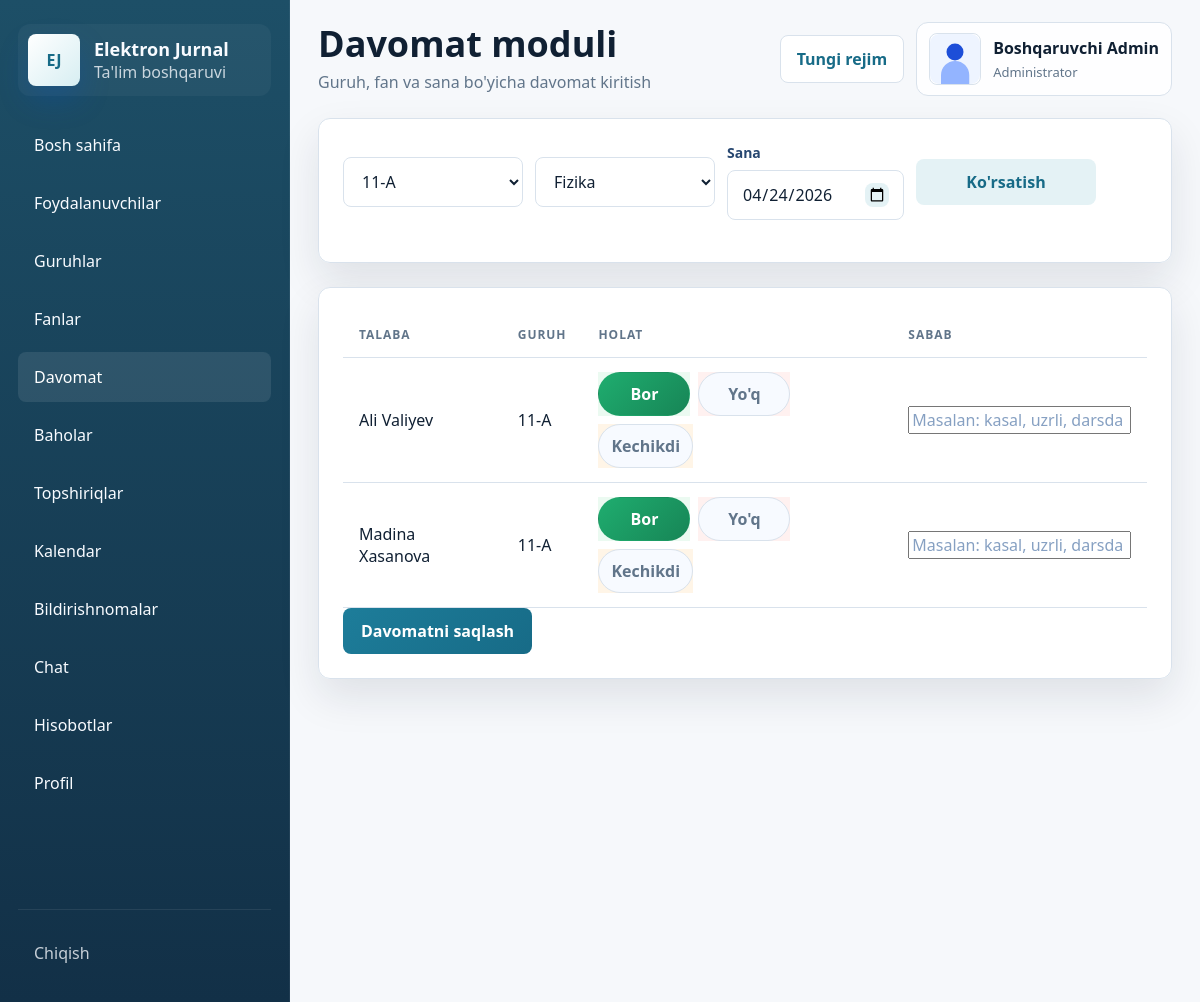
/attendance (signed in), run on an earlier commit of the app's database.
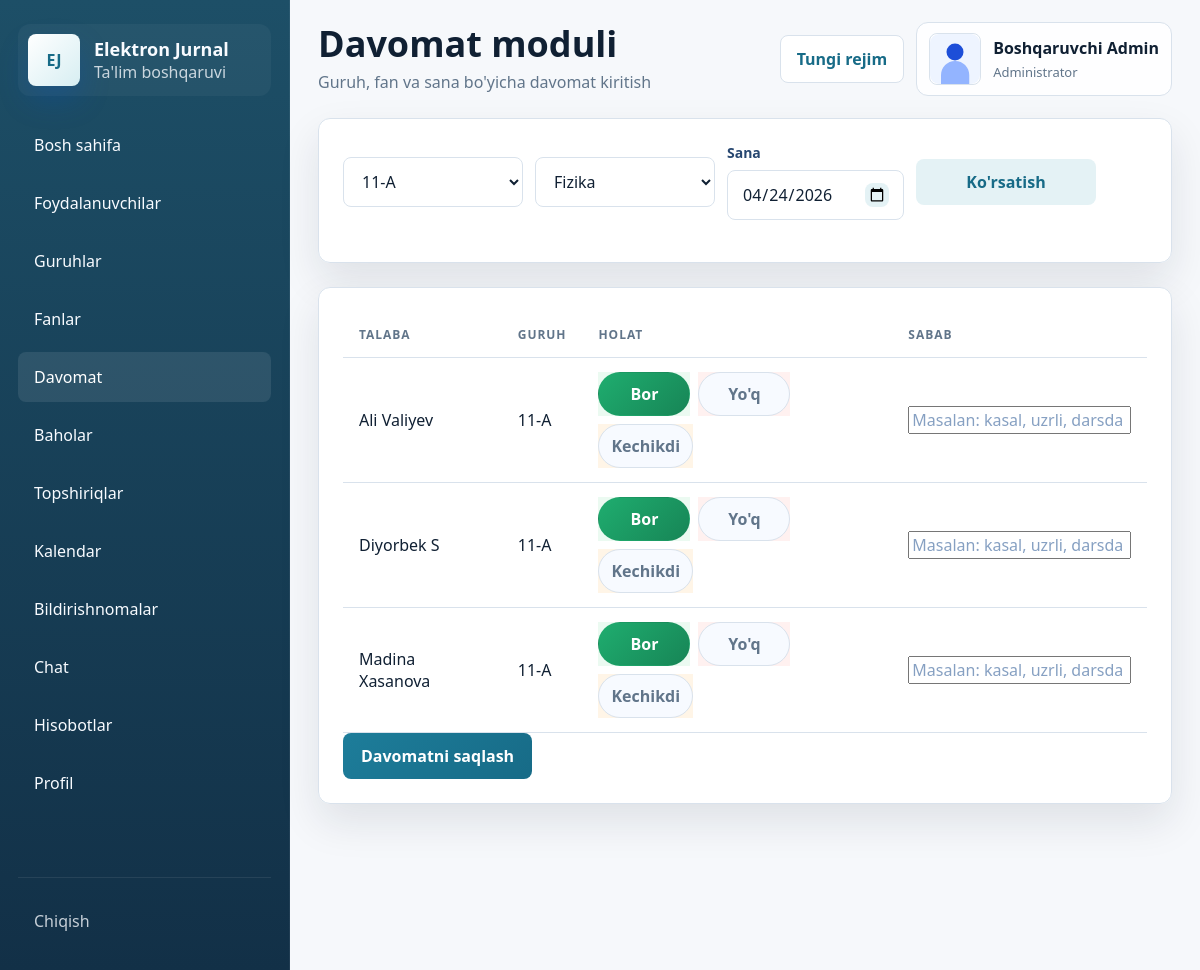
And on a later commit of the database.
### models.py (models this page shows, shortened)
class TimestampMixin:
    created_at = db.Column(db.DateTime, default=datetime.utcnow, nullable=False)

class User(UserMixin, TimestampMixin, db.Model):
    __tablename__ = "users"
    id = db.Column(db.Integer, primary_key=True)
    full_name = db.Column(db.String(150), nullable=False)
    username = db.Column(db.String(80), unique=True, nullable=False, index=True)
    password_hash = db.Column(db.String(255), nullable=False)
    role = db.Column(db.String(20), nullable=False, index=True)
    phone = db.Column(db.String(30))
    email = db.Column(db.String(120))
    image_path = db.Column(db.String(255))
    is_active = db.Column(db.Boolean, default=True, nullable=False)
    can_change_credentials = db.Column(db.Boolean, default=True, nullable=False)
    taught_subjects = db.relationship("Subject", back_populates="teacher", lazy="dynamic")
    student_group = db.relationship("StudentGroup", back_populates="student", uselist=False, cascade="all, delete-orphan")
    attendance_records = db.relationship("Attendance", back_populates="student", lazy="dynamic", foreign_keys="Attendance.student_id")
    grade_records = db.relationship("Grade", back_populates="student", lazy="dynamic", foreign_keys="Grade.student_id")
    grades_given = db.relationship("Grade", back_populates="teacher", lazy="dynamic", foreign_keys="Grade.teacher_id")
    assignments_created = db.relationship("Assignment", back_populates="teacher", lazy="dynamic", foreign_keys="Assignment.teacher_id")
    activities = db.relationship("ActivityLog", back_populates="user", lazy="dynamic")
    notifications = db.relationship("Notification", back_populates="user", lazy="dynamic", cascade="all, delete-orphan")
    chat_messages = db.relationship(
        "ChatMessage",
        back_populates="sender",
        lazy="dynamic",
        cascade="all, delete-orphan",
        foreign_keys="ChatMessage.sender_id",
    )
    assignment_submissions = db.relationship("AssignmentSubmission", back_populates="student", lazy="dynamic", cascade="all, delete-orphan")
    @property
    def group(self):
        return self.student_group.group if self.student_group else None

class Group(TimestampMixin, db.Model):
    __tablename__ = "groups"
    id = db.Column(db.Integer, primary_key=True)
    name = db.Column(db.String(80), unique=True, nullable=False)
    student_links = db.relationship("StudentGroup", back_populates="group", cascade="all, delete-orphan")
    subject_links = db.relationship("SubjectGroup", back_populates="group", cascade="all, delete-orphan")
    attendance_records = db.relationship("Attendance", back_populates="group", lazy="dynamic")
    assignments = db.relationship("Assignment", back_populates="group", lazy="dynamic")

### app.py (the view, shortened to what this page needs)
@app.route("/attendance", methods=["GET", "POST"])
@login_required
@role_required("admin", "teacher")
def attendance_page():
    groups = available_groups_for_user()
    subjects = available_subjects_for_user()
    selected_group_id = request.values.get("group_id", type=int) or (groups[0].id if groups else None)
    selected_subject_id = request.values.get("subject_id", type=int) or (subjects[0].id if subjects else None)
    selected_date = request.values.get("date") or date.today().isoformat()
    students = []
    existing = {}
    if selected_group_id:
        students = (
            User.query.join(StudentGroup)
            .filter(User.role == "student", StudentGroup.group_id == selected_group_id)
            .order_by(User.full_name)
            .all()
        )
    selected_date_value = parse_iso_date(selected_date) if selected_date else date.today()
    if selected_date_value and students and selected_subject_id:
        attendance_items = Attendance.query.filter_by(group_id=selected_group_id, subject_id=selected_subject_id, date=selected_date_value).all()
        existing = {item.student_id: item for item in attendance_items}
    return render_template(
        "attendance/index.html",
        groups=groups,
        subjects=subjects,
        students=students,
        existing=existing,
        selected_group_id=selected_group_id,
        selected_subject_id=selected_subject_id,
        selected_date=selected_date,
    )

### app.py (called while the page is built)
@login_manager.user_loader
def load_user(user_id: str):
    return db.session.get(User, int(user_id))

def role_required(*roles):
    def decorator(view_func):
        @wraps(view_func)
        def wrapped(*args, **kwargs):
            if not current_user.is_authenticated:
                return login_manager.unauthorized()
            if current_user.role not in roles:
                abort(403)
            return view_func(*args, **kwargs)
        return wrapped
    return decorator

def avatar_url(user: User) -> str:
    if user.image_path:
        return url_for("static", filename=f"uploads/{user.image_path}")
    return url_for("static", filename="uploads/default-avatar.svg")

def parse_iso_date(value: str | None, field_label: str = "Sana") -> date | None:
    try:
        return datetime.strptime(value or "", "%Y-%m-%d").date()
    except ValueError:
        flash(f"{field_label} noto'g'ri formatda kiritilgan.", "error")
        return None

def available_groups_for_user():
    if current_user.role == "admin":
        return Group.query.order_by(Group.name).all()
    return get_teacher_groups(current_user)

### templates/attendance/index.html (shortened to what this page needs)
{% extends "base.html" %}
{% block page_title %}Davomat moduli{% endblock %}
{% block page_subtitle %}Guruh, fan va sana bo'yicha davomat kiritish{% endblock %}
{% block content %}
  <section class="panel-card">
    <form method="get" class="toolbar">
      <select name="group_id">
        {% for group in groups %}
          <option value="{{ group.id }}" {% if selected_group_id == group.id %}selected{% endif %}>{{ group.name }}</option>
        {% endfor %}
      </select>
      <select name="subject_id">
        {% for subject in subjects %}
          <option value="{{ subject.id }}" {% if selected_subject_id == subject.id %}selected{% endif %}>{{ subject.name }}</option>
        {% endfor %}
      </select>
      <div class="form-field compact-field">
        <span>Sana</span>
        <input type="date" name="date" value="{{ selected_date }}">
      </div>
      <button class="btn btn-secondary" type="submit">Ko'rsatish</button>
    </form>
  </section>
  <section class="panel-card">
    <form method="post">
      <div class="table-wrap">
        <table class="table">
          <thead>
            <tr>
              <th>Talaba</th>
              <th>Guruh</th>
              <th>Holat</th>
              <th>Sabab</th>
            </tr>
          </thead>
          <tbody>
            {% for student in students %}
              {% set current = existing.get(student.id) %}
              <tr>
                <td data-label="Talaba">{{ student.full_name }}</td>
                <td data-label="Guruh">{{ student.group.name if student.group else '-' }}</td>
                <td data-label="Holat">
                  <div class="status-toggle">
                    {% for status, label in status_options %}
                      <label class="status-choice status-{{ status }}">
                        <span>{{ label }}</span>
                      </label>
                    {% endfor %}
                  </div>
                </td>
                <td data-label="Sabab">
                  <input type="text" name="reason_{{ student.id }}" value="{{ current.reason if current and current.reason else '' }}" placeholder="Masalan: kasal, uzrli, darsda faol">
                </td>
              </tr>
            {% else %}
              <tr><td colspan="4">Talabalar topilmadi.</td></tr>
            {% endfor %}
          </tbody>
        </table>
      </div>
      {% if students %}
        <div class="form-actions">
          <button class="btn btn-primary" type="submit">Davomatni saqlash</button>
        </div>
      {% endif %}
    </form>
  </section>
{% endblock %}

### templates/base.html (shortened to what this page needs)
<!DOCTYPE html>
<html lang="uz">
<head>
  <link rel="stylesheet" href="{{ url_for('static', filename='css/style.css') }}">
</head>
<body>
  {% if current_user.is_authenticated %}
    <div class="app-shell">
      <aside class="sidebar" id="sidebar">
        <a class="brand" href="{{ url_for('dashboard_router') }}">
          <div class="brand-logo">EJ</div>
          <div>
            <strong>Elektron Jurnal</strong>
            <span>Ta'lim boshqaruvi</span>
          </div>
        </a>
        <nav class="sidebar-nav">
          {% for endpoint, label in nav_items %}
            <a href="{{ url_for(endpoint) }}" class="{% if request.endpoint == endpoint %}active{% endif %}">
              <span>{{ label }}</span>
            </a>
          {% endfor %}
        </nav>
        <div class="sidebar-footer">
          <a href="{{ url_for('logout') }}" class="logout-link">Chiqish</a>
        </div>
      </aside>
      <div class="main-area">
        <header class="topbar">
          <div class="topbar-title">
            <h1>{% block page_title %}Elektron Jurnal Tizimi{% endblock %}</h1>
            <p>{% block page_subtitle %}Akademik boshqaruv paneli{% endblock %}</p>
          </div>
          <div class="topbar-actions">
            <button class="theme-toggle" type="button" data-theme-toggle>Rejim</button>
            <div class="topbar-user">
              <img src="{{ avatar_url(current_user) }}" alt="Avatar" class="avatar">
              <div>
                <strong>{{ current_user.full_name }}</strong>
                <span>{{ role_labels.get(current_user.role, current_user.role) }}</span>
              </div>
            </div>
          </div>
        </header>
        <main class="page-content">
          {% block content %}{% endblock %}
        </main>
      </div>
    </div>
  {% endif %}
</body>
</html>

What changed in the data, as far as the page shows it:
added User: full_name "Diyorbek S", group "11-A", status_options "Bor" "Yo'q" "Kechikdi"
